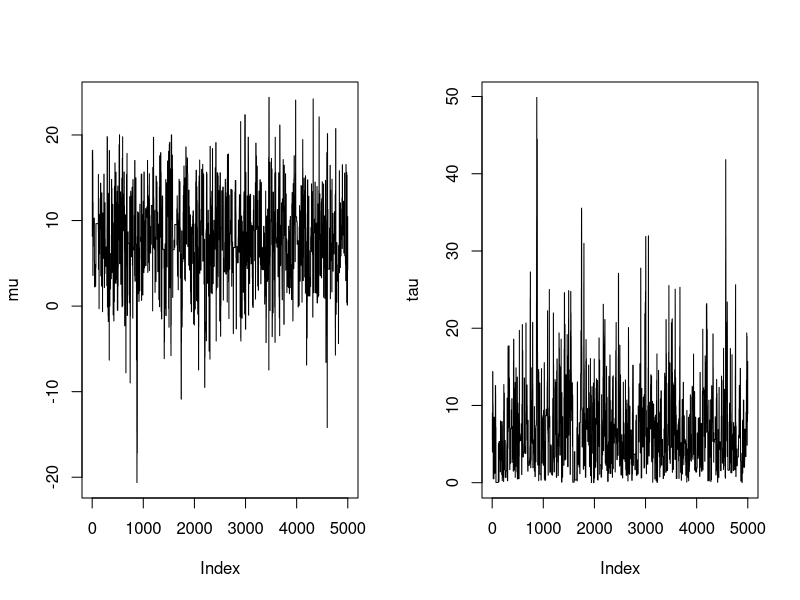
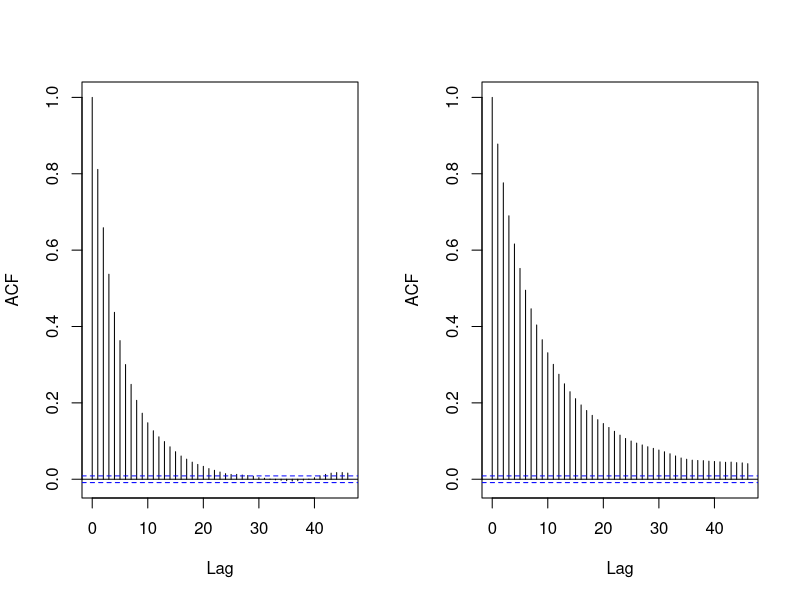
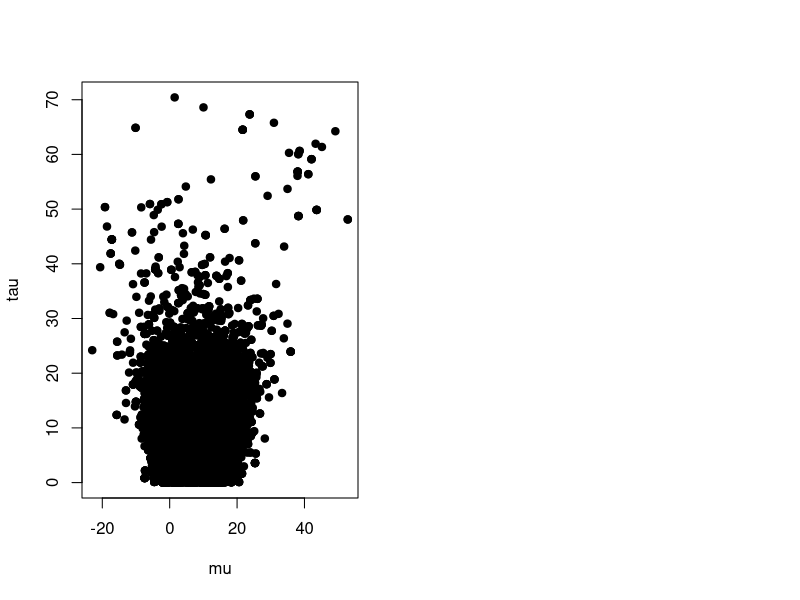
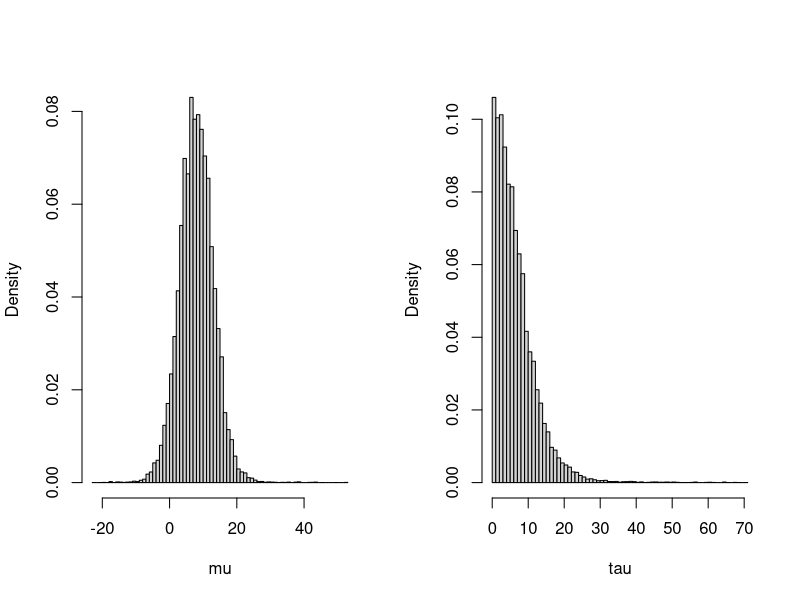
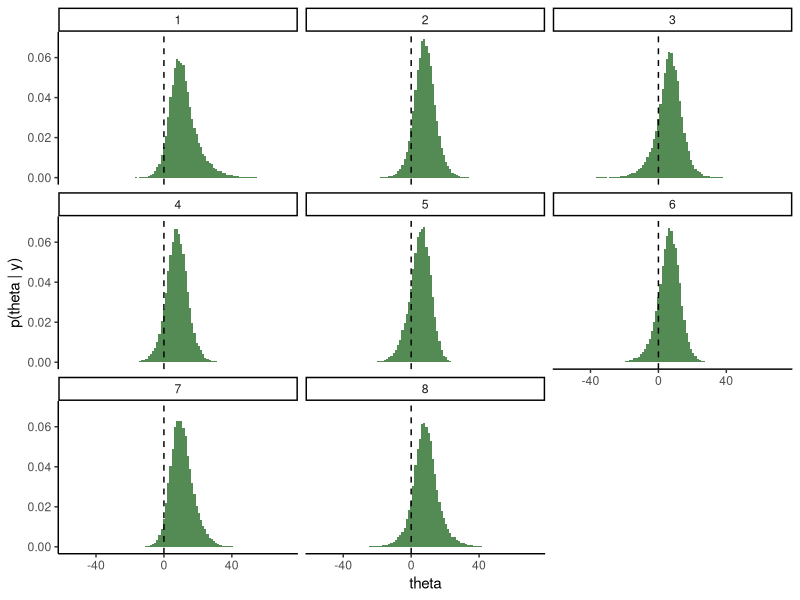

Reproduce these figures in R, in order.
## ---- chunk 1
knitr::opts_chunk$set(echo = TRUE, out.width = "80%", fig.align = 'center',
                      warning = FALSE, message = FALSE)
## ---- chunk 2
y <- c(28, 8, -3, 7, -1, 1, 18, 12)
sigma <- c(15, 10, 16, 11, 9, 11, 10, 18)
## ---- chunk 3
logposterior <- function(mu, tau, y, sigma) {
  if (tau <= 0) {
    return(-Inf)
  }
  return(sum(dnorm(y, mean = mu, sd = sqrt(sigma^2 + tau^2), log = TRUE)))
}
## ---- chunk 4
runMCMC <- function(num_iters, num_burnin, logposterior, y, sigma,
                    proposal_sd, initial_lambda) {
  # Create empty vector to store lambda and initialize it
  lambda <- matrix(0, nrow = num_iters, ncol = 2)
  lambda[1,] <- initial_lambda
  
  # Create empty vector to store accept/reject indicator
  # (we'll use this later to compute the acceptance rate of our proposals)
  accept <- numeric(num_iters)
  
  for (t in 2:num_iters) {
    # Propose new lambda
    proposed_lambda <- rnorm(2, lambda[t-1,], proposal_sd)
    
    # Compute acceptance probability and accept/reject
    lognumerator <- logposterior(proposed_lambda[1], proposed_lambda[2], y, sigma)
    logdenominator <- logposterior(lambda[t-1,1], lambda[t-1,2], y, sigma)
    logacceptprob <- lognumerator - logdenominator
    accept[t] <- log(runif(1)) < logacceptprob
    
    # Keep proposed lambda if accept, keep previous lambda if reject
    lambda[t,] <- proposed_lambda * accept[t] + lambda[t-1,] * (1 - accept[t])
  }
  
  lambda <- lambda[-c(1:num_burnin),]
  accept <- accept[-c(1:num_burnin)]
  
  return(list(lambda = lambda, accept = accept))
}
## ---- chunk 5
set.seed(451)

results <- runMCMC(num_iters = 50000 + 1000, num_burnin = 1000,
                   logposterior, y, sigma,
                   proposal_sd = c(10,10), initial_lambda = c(0,1))

mean(results$accept)
## ---- chunk 6
par(mfrow = c(1,2))
plot(results$lambda[1:5000,1], type = "l", ylab = "mu")
plot(results$lambda[1:5000,2], type = "l", ylab = "tau")
## ---- chunk 7
par(mfrow = c(1,2))
acf(results$lambda[,1], main = "")
acf(results$lambda[,2], main = "")
## ---- chunk 8
plot(results$lambda, pch = 19, xlab = "mu", ylab = "tau")
par(mfrow = c(1,2))
hist(results$lambda[,1], breaks = 100, main = "", xlab = "mu", probability = TRUE)
hist(results$lambda[,2], breaks = 100, main = "", xlab = "tau", probability = TRUE)
## ---- chunk 9
library(tidyverse)

mu <- results$lambda[,1]
tau <- results$lambda[,2]

num_samples <- length(mu)
df <- tibble(school = as.factor(rep(1:8, each = num_samples)),
             mu = rep(mu, times = 8),
             tau = rep(tau, times = 8),
             y = rep(y, each = num_samples),
             sigma = rep(sigma, each = num_samples)) %>%
        mutate(theta = map2_dbl((mu*sigma^2 + y*tau^2) / (sigma^2 + tau^2),
                                sqrt((sigma^2)*(tau^2)/(sigma^2 + tau^2)),
                                ~ rnorm(1, .x, .y)))
## ---- chunk 10
df %>%
  group_by(school) %>%
  summarize(mean = mean(theta),
            sd = sd(theta),
            q10 = quantile(theta, 0.1),
            median = median(theta),
            q90 = quantile(theta, 0.9))
## ---- chunk 11
df %>%
  ggplot() +
    geom_histogram(aes(x = theta, y = after_stat(density)), fill = "palegreen4", bins = 100) +
    facet_wrap(~school) +
    geom_vline(aes(xintercept=0), linetype = "dashed") +
    labs(x = "theta", y = "p(theta | y)") +
    theme_classic()
